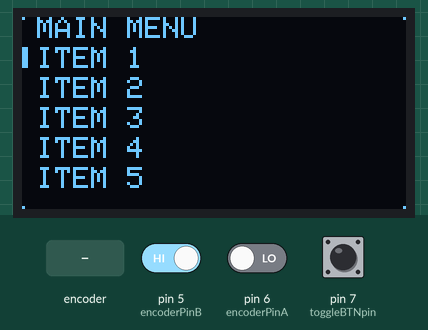
A sketch run on a simulated Arduino Uno, built with avr-gcc and run on an emulated ATmega328P. Parts: 128×64 one-colour display. The inputs (shaded band) are chosen by the test bench; at power-on: pin 7 (toggleBTNpin) HIGH, pin 5 (encoderPinB) HIGH, pin 6 (encoderPinA) LOW.

Above: at 1.2 s.
1.3 s: rotary encoder on pin 6 (encoderPinA) / pin 5 (encoderPinB) turned 3 steps (first pin leading)
At 2.2 s:
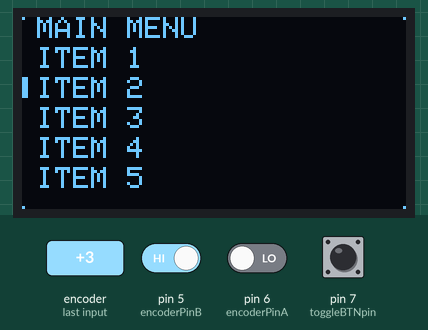
3.4 s: pin 7 (toggleBTNpin) pulled LOW for 0.15 s
At 4.2 s:
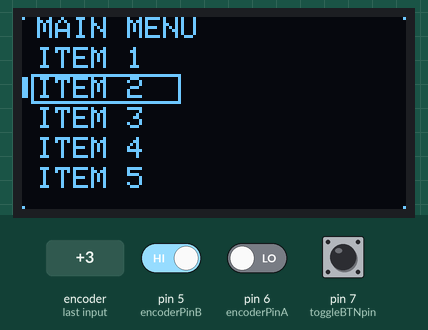
5.0 s: rotary encoder on pin 6 (encoderPinA) / pin 5 (encoderPinB) turned 1 step (first pin leading)
At 5.4 s:
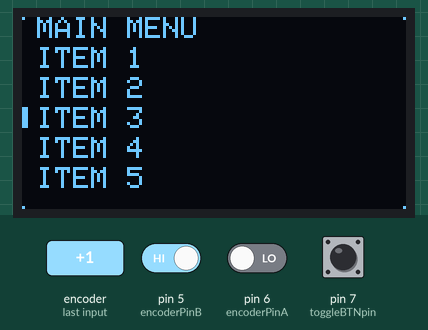
6.7 s: pin 7 (toggleBTNpin) pulled LOW for 1 s
At 7.9 s:
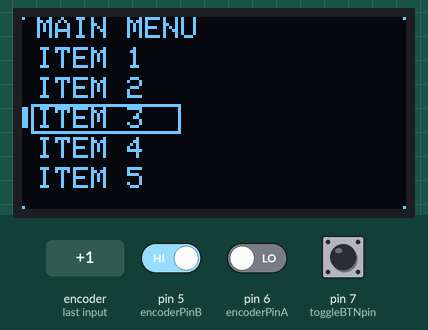
Timing chart, 0 to 9.7 s (numbered marks = the images above; inputs shaded):
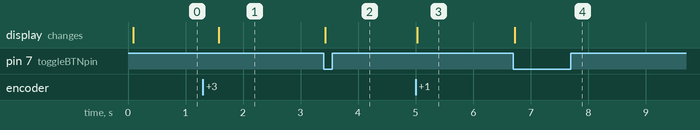

Measured:
- after the input at 1.3 s, the display: changes after 0.28 s (image 1)
- after the input at 3.4 s, the display: changes at once (image 2)
- after the input at 5.0 s, the display: changes at once (image 3)
- after the input at 6.7 s, the display: changes at once (image 4)

The sketch:

Initial-OLED-Monochrome-Display-Test.ino
```cpp
#include <Wire.h>
#include <Adafruit_SSD1306.h>
#include <Adafruit_GFX.h>
// The two Adafruit libraries are included in GitHub. You need to install them into your
// Arduino IDE or go to Sketch, Include Library, Manage Libraries and install from there


// OLED display TWI address
#define OLED_ADDR   0x3C  // Found this address iwth i2c_Scanner sketch (included in git) only use if nothing is displaying. the address should be the same for both screens
#define SCREEN_WIDTH 128
#define SCREEN_HEIGHT 64

// navigation input variables
int toggleBTNpin = 7;
int encoderPinA = 6;
int encoderPinB = 5;
int encoderSigA = 0;
int lastEncoderSigA = 0;
int input = 0;
int enCountUp = 0;
int enCountDn = 0;
// menu display variables
int currSelectPos = 1;
int prevSelectPos = currSelectPos;
int currLineStart = currSelectPos*10;
int prevLineStart = prevSelectPos*10;


Adafruit_SSD1306 display(SCREEN_WIDTH, SCREEN_HEIGHT, &Wire, -1);

//#if (SSD1306_LCDHEIGHT != 64)
//#error("Height incorrect, please fix Adafruit_SSD1306.h!");
//#endif

void setup() {
  // initialize and clear display
  display.begin(SSD1306_SWITCHCAPVCC, OLED_ADDR);
  display.clearDisplay();
  display.display();

  // highlight line initial draw
  display.drawLine(0, currLineStart, 0, currLineStart+6, WHITE);
  display.drawLine(1, currLineStart, 1, currLineStart+6, WHITE);

  // display a pixel in each corner of the screen
  display.drawPixel(0, 0, WHITE);
  display.drawPixel(127, 0, WHITE);
  display.drawPixel(0, 63, WHITE);
  display.drawPixel(127, 63, WHITE);

  // display a line of text
  display.setTextSize(0.5);
  display.setTextColor(WHITE);
  display.setCursor(5,0);
  display.print("MAIN MENU");
  // Items
  display.setCursor(5,10);
  display.print("ITEM 1");
  display.setCursor(5,20);
  display.print("ITEM 2");
  display.setCursor(5,30);
  display.print("ITEM 3");
  display.setCursor(5,40);
  display.print("ITEM 4");
  display.setCursor(5,50);
  display.print("ITEM 5");

  // update display with all of the above graphics
  display.display();

  pinMode(toggleBTNpin,INPUT);
  pinMode(encoderPinA, INPUT);
  pinMode(encoderPinB, INPUT);

  encoderSigA = digitalRead(encoderPinA);
  lastEncoderSigA = encoderSigA;
//  Serial.begin(9600);
}

void loop() {
  // put your main code here, to run repeatedly:
  input = digitalRead(toggleBTNpin);
  encoderSigA = digitalRead(encoderPinA);
//  int encoderSigB = digitalRead(encoderPinB);
//  Serial.print("A: ");
//  Serial.println(encoderSigA);
//  Serial.print("B: ");
//  Serial.println(encoderSigB);


//  if(input==LOW){
//    prevSelectPos = currSelectPos;
//    currSelectPos = (currSelectPos%5)+1;
//    currLineStart = currSelectPos*10;
//    prevLineStart = prevSelectPos*10;
//    display.drawLine(0, currLineStart, 0, currLineStart+6, WHITE);
//    display.drawLine(1, currLineStart, 1, currLineStart+6, WHITE);
//    display.drawLine(0, prevLineStart, 0, prevLineStart+6, BLACK);
//    display.drawLine(1, prevLineStart, 1, prevLineStart+6, BLACK);
//    display.display();
//    Serial.print("Current Pos");
//    Serial.println(currSelectPos);
//    Serial.print("Current Line Start");
//    Serial.println(currLineStart);
//    delay(200);
//  }
    if(input == LOW){
      display.drawRect(3, currLineStart-1, 50, 10, WHITE);
      display.drawRect(3, prevLineStart-1, 50, 10, BLACK);
      display.display();
    }

    if(encoderSigA != lastEncoderSigA){
      if(digitalRead(encoderPinB) != lastEncoderSigA){
          enCountDn ++;
//          delay(20);
//        prevSelectPos = currSelectPos;
//        currSelectPos = (currSelectPos%5)+1;
//        currLineStart = currSelectPos*10;
//        prevLineStart = prevSelectPos*10;
          if( enCountDn == 3 ){
            enCountUp = 0;
            enCountDn = 0;
            prevSelectPos = currSelectPos;
            currSelectPos = (((currSelectPos-1)+5-1)%5)+1;
            currLineStart = currSelectPos*10;
            prevLineStart = prevSelectPos*10;
            display.drawLine(0, currLineStart, 0, currLineStart+6, WHITE);
            display.drawLine(1, currLineStart, 1, currLineStart+6, WHITE);
            display.drawLine(0, prevLineStart, 0, prevLineStart+6, BLACK);
            display.drawLine(1, prevLineStart, 1, prevLineStart+6, BLACK);
            display.drawRect(3, prevLineStart-1, 50, 10, BLACK);
            display.display();
          }
      }else{
          enCountUp ++;
//          delay(20);
//        prevSelectPos = currSelectPos;
//        currSelectPos = (((currSelectPos-1)+5-1)%5)+1;
//        currLineStart = currSelectPos*10;
//        prevLineStart = prevSelectPos*10;
//        Serial.println(currSelectPos);
          if( enCountUp == 3 ){
            enCountUp = 0;
            enCountDn = 0;
            prevSelectPos = currSelectPos;
            currSelectPos = (currSelectPos%5)+1;
            currLineStart = currSelectPos*10;
            prevLineStart = prevSelectPos*10;
            display.drawLine(0, currLineStart, 0, currLineStart+6, WHITE);
            display.drawLine(1, currLineStart, 1, currLineStart+6, WHITE);
            display.drawLine(0, prevLineStart, 0, prevLineStart+6, BLACK);
            display.drawLine(1, prevLineStart, 1, prevLineStart+6, BLACK);
            display.drawRect(3, prevLineStart-1, 50, 10, BLACK);
            display.display();
          }
      }
    }

    lastEncoderSigA = encoderSigA;
}
```
